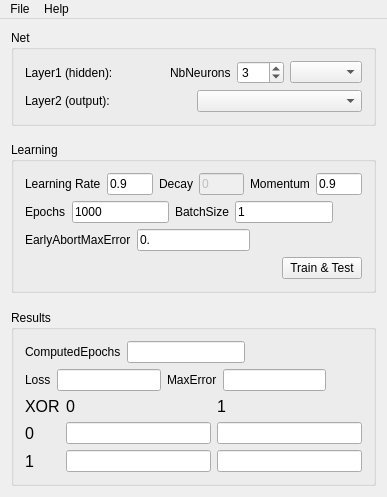
<?xml version="1.0" encoding="UTF-8"?>
<ui version="4.0">
 <class>MainWindow</class>
 <widget class="QMainWindow" name="MainWindow">
  <property name="geometry">
   <rect>
    <x>0</x>
    <y>0</y>
    <width>387</width>
    <height>497</height>
   </rect>
  </property>
  <property name="windowTitle">
   <string>Xor learning test</string>
  </property>
  <property name="documentMode">
   <bool>false</bool>
  </property>
  <widget class="QWidget" name="centralWidget">
   <layout class="QGridLayout" name="gridLayout">
    <item row="4" column="1">
     <widget class="QGroupBox" name="groupBox_2">
      <property name="title">
       <string>Net</string>
      </property>
      <layout class="QVBoxLayout" name="verticalLayout_3">
       <item>
        <layout class="QVBoxLayout" name="verticalLayout">
         <item>
          <layout class="QHBoxLayout" name="horizontalLayout_7">
           <item>
            <widget class="QLabel" name="label_15">
             <property name="text">
              <string>Layer1 (hidden):</string>
             </property>
            </widget>
           </item>
           <item>
            <spacer name="horizontalSpacer_7">
             <property name="orientation">
              <enum>Qt::Horizontal</enum>
             </property>
             <property name="sizeHint" stdset="0">
              <size>
               <width>40</width>
               <height>20</height>
              </size>
             </property>
            </spacer>
           </item>
           <item>
            <widget class="QLabel" name="label_17">
             <property name="text">
              <string>NbNeurons</string>
             </property>
            </widget>
           </item>
           <item>
            <widget class="QSpinBox" name="sbNbNeurons">
             <property name="minimum">
              <number>1</number>
             </property>
             <property name="maximum">
              <number>200</number>
             </property>
             <property name="value">
              <number>3</number>
             </property>
            </widget>
           </item>
           <item>
            <widget class="QComboBox" name="cbActivationLayer1"/>
           </item>
          </layout>
         </item>
        </layout>
       </item>
       <item>
        <layout class="QHBoxLayout" name="horizontalLayout_8">
         <item>
          <widget class="QLabel" name="label_16">
           <property name="text">
            <string>Layer2 (output):</string>
           </property>
          </widget>
         </item>
         <item>
          <widget class="QComboBox" name="cbActivationLayer2"/>
         </item>
        </layout>
       </item>
      </layout>
      <zorder></zorder>
      <zorder>verticalLayoutWidget_2</zorder>
      <zorder></zorder>
     </widget>
    </item>
    <item row="6" column="1">
     <widget class="QGroupBox" name="groupBox_3">
      <property name="title">
       <string>Learning</string>
      </property>
      <layout class="QVBoxLayout" name="verticalLayout_5">
       <item>
        <layout class="QHBoxLayout" name="horizontalLayout_4">
         <item>
          <widget class="QLabel" name="label_9">
           <property name="text">
            <string>Learning Rate</string>
           </property>
          </widget>
         </item>
         <item>
          <widget class="QLineEdit" name="leLearningRate">
           <property name="text">
            <string>0.9</string>
           </property>
          </widget>
         </item>
         <item>
          <widget class="QLabel" name="label_11">
           <property name="text">
            <string>Decay</string>
           </property>
          </widget>
         </item>
         <item>
          <widget class="QLineEdit" name="leDecay">
           <property name="enabled">
            <bool>false</bool>
           </property>
           <property name="text">
            <string>0</string>
           </property>
          </widget>
         </item>
         <item>
          <widget class="QLabel" name="label_10">
           <property name="text">
            <string>Momentum</string>
           </property>
          </widget>
         </item>
         <item>
          <widget class="QLineEdit" name="leMomentum">
           <property name="text">
            <string>0.9</string>
           </property>
          </widget>
         </item>
         <item>
          <spacer name="horizontalSpacer_3">
           <property name="orientation">
            <enum>Qt::Horizontal</enum>
           </property>
           <property name="sizeHint" stdset="0">
            <size>
             <width>40</width>
             <height>20</height>
            </size>
           </property>
          </spacer>
         </item>
        </layout>
       </item>
       <item>
        <layout class="QHBoxLayout" name="horizontalLayout_3">
         <item>
          <widget class="QLabel" name="label_8">
           <property name="text">
            <string>Epochs</string>
           </property>
          </widget>
         </item>
         <item>
          <widget class="QLineEdit" name="leEpochs">
           <property name="text">
            <string>1000</string>
           </property>
          </widget>
         </item>
         <item>
          <widget class="QLabel" name="label_7">
           <property name="text">
            <string>BatchSize</string>
           </property>
          </widget>
         </item>
         <item>
          <widget class="QLineEdit" name="leBatchSize">
           <property name="text">
            <string>1</string>
           </property>
          </widget>
         </item>
         <item>
          <spacer name="horizontalSpacer_2">
           <property name="orientation">
            <enum>Qt::Horizontal</enum>
           </property>
           <property name="sizeHint" stdset="0">
            <size>
             <width>40</width>
             <height>20</height>
            </size>
           </property>
          </spacer>
         </item>
        </layout>
       </item>
       <item>
        <layout class="QHBoxLayout" name="horizontalLayout_6">
         <item>
          <widget class="QLabel" name="label_14">
           <property name="text">
            <string>EarlyAbortMaxError</string>
           </property>
          </widget>
         </item>
         <item>
          <widget class="QLineEdit" name="leEarlyAbortMaxError">
           <property name="text">
            <string>0.</string>
           </property>
          </widget>
         </item>
         <item>
          <spacer name="horizontalSpacer_5">
           <property name="orientation">
            <enum>Qt::Horizontal</enum>
           </property>
           <property name="sizeHint" stdset="0">
            <size>
             <width>40</width>
             <height>20</height>
            </size>
           </property>
          </spacer>
         </item>
        </layout>
       </item>
       <item>
        <layout class="QHBoxLayout" name="horizontalLayout_9">
         <item>
          <spacer name="horizontalSpacer">
           <property name="orientation">
            <enum>Qt::Horizontal</enum>
           </property>
           <property name="sizeHint" stdset="0">
            <size>
             <width>40</width>
             <height>20</height>
            </size>
           </property>
          </spacer>
         </item>
         <item>
          <widget class="QPushButton" name="pushButton">
           <property name="text">
            <string>Train &amp;&amp; Test</string>
           </property>
          </widget>
         </item>
        </layout>
       </item>
      </layout>
     </widget>
    </item>
    <item row="22" column="1">
     <widget class="QGroupBox" name="groupBox">
      <property name="title">
       <string>Results</string>
      </property>
      <layout class="QGridLayout" name="gridLayout_3">
       <item row="0" column="0">
        <layout class="QVBoxLayout" name="verticalLayout_2">
         <item>
          <layout class="QHBoxLayout" name="horizontalLayout_5">
           <item>
            <widget class="QLabel" name="label_13">
             <property name="text">
              <string>ComputedEpochs</string>
             </property>
            </widget>
           </item>
           <item>
            <widget class="QLineEdit" name="leComputedEpochs"/>
           </item>
           <item>
            <spacer name="horizontalSpacer_6">
             <property name="orientation">
              <enum>Qt::Horizontal</enum>
             </property>
             <property name="sizeHint" stdset="0">
              <size>
               <width>40</width>
               <height>20</height>
              </size>
             </property>
            </spacer>
           </item>
          </layout>
         </item>
        </layout>
       </item>
       <item row="1" column="0">
        <layout class="QHBoxLayout" name="horizontalLayout_2">
         <item>
          <widget class="QLabel" name="label_5">
           <property name="text">
            <string>Loss</string>
           </property>
          </widget>
         </item>
         <item>
          <widget class="QLineEdit" name="leMSE">
           <property name="readOnly">
            <bool>true</bool>
           </property>
          </widget>
         </item>
         <item>
          <widget class="QLabel" name="label_12">
           <property name="text">
            <string>MaxError</string>
           </property>
          </widget>
         </item>
         <item>
          <widget class="QLineEdit" name="leMaxError"/>
         </item>
         <item>
          <spacer name="horizontalSpacer_4">
           <property name="orientation">
            <enum>Qt::Horizontal</enum>
           </property>
           <property name="sizeHint" stdset="0">
            <size>
             <width>40</width>
             <height>20</height>
            </size>
           </property>
          </spacer>
         </item>
        </layout>
       </item>
       <item row="2" column="0">
        <layout class="QGridLayout" name="gridLayout_2">
         <item row="3" column="2">
          <widget class="QLineEdit" name="leXOR11">
           <property name="readOnly">
            <bool>true</bool>
           </property>
          </widget>
         </item>
         <item row="2" column="1">
          <widget class="QLineEdit" name="leXOR00">
           <property name="readOnly">
            <bool>true</bool>
           </property>
          </widget>
         </item>
         <item row="2" column="2">
          <widget class="QLineEdit" name="leXOR01">
           <property name="readOnly">
            <bool>true</bool>
           </property>
          </widget>
         </item>
         <item row="3" column="1">
          <widget class="QLineEdit" name="leXOR10">
           <property name="readOnly">
            <bool>true</bool>
           </property>
          </widget>
         </item>
         <item row="1" column="2">
          <widget class="QLabel" name="label_3">
           <property name="font">
            <font>
             <pointsize>12</pointsize>
            </font>
           </property>
           <property name="text">
            <string>1</string>
           </property>
          </widget>
         </item>
         <item row="1" column="1">
          <widget class="QLabel" name="label_4">
           <property name="font">
            <font>
             <pointsize>12</pointsize>
            </font>
           </property>
           <property name="text">
            <string>0</string>
           </property>
          </widget>
         </item>
         <item row="1" column="0">
          <widget class="QLabel" name="label_6">
           <property name="font">
            <font>
             <pointsize>12</pointsize>
            </font>
           </property>
           <property name="text">
            <string>XOR</string>
           </property>
          </widget>
         </item>
         <item row="3" column="0">
          <widget class="QLabel" name="label">
           <property name="font">
            <font>
             <pointsize>12</pointsize>
            </font>
           </property>
           <property name="text">
            <string>1</string>
           </property>
          </widget>
         </item>
         <item row="2" column="0">
          <widget class="QLabel" name="label_2">
           <property name="font">
            <font>
             <pointsize>12</pointsize>
            </font>
           </property>
           <property name="text">
            <string>0</string>
           </property>
          </widget>
         </item>
        </layout>
       </item>
      </layout>
     </widget>
    </item>
    <item row="5" column="1">
     <spacer name="verticalSpacer">
      <property name="orientation">
       <enum>Qt::Vertical</enum>
      </property>
      <property name="sizeHint" stdset="0">
       <size>
        <width>20</width>
        <height>40</height>
       </size>
      </property>
     </spacer>
    </item>
    <item row="7" column="1">
     <spacer name="verticalSpacer_2">
      <property name="orientation">
       <enum>Qt::Vertical</enum>
      </property>
      <property name="sizeHint" stdset="0">
       <size>
        <width>20</width>
        <height>40</height>
       </size>
      </property>
     </spacer>
    </item>
   </layout>
  </widget>
  <widget class="QMenuBar" name="menuBar">
   <property name="geometry">
    <rect>
     <x>0</x>
     <y>0</y>
     <width>387</width>
     <height>21</height>
    </rect>
   </property>
   <widget class="QMenu" name="menuFile">
    <property name="title">
     <string>File</string>
    </property>
    <addaction name="actionQuit"/>
   </widget>
   <widget class="QMenu" name="menuHelp">
    <property name="title">
     <string>Help</string>
    </property>
    <addaction name="actionAbout"/>
   </widget>
   <addaction name="menuFile"/>
   <addaction name="menuHelp"/>
  </widget>
  <action name="actionQuit">
   <property name="text">
    <string>Exit</string>
   </property>
  </action>
  <action name="actionAbout">
   <property name="text">
    <string>About</string>
   </property>
  </action>
 </widget>
 <layoutdefault spacing="6" margin="11"/>
 <resources/>
 <connections/>
</ui>
